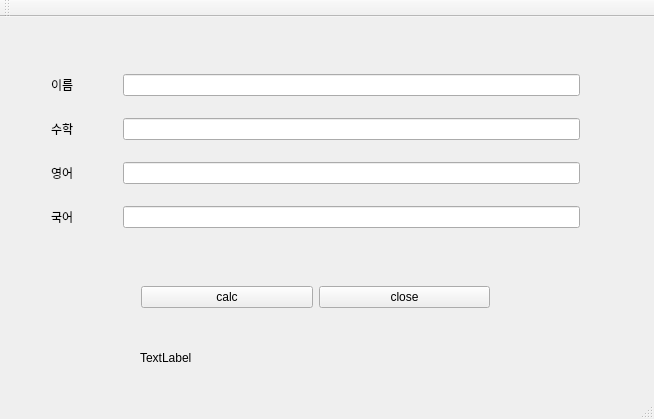
<?xml version="1.0" encoding="UTF-8"?>
<ui version="4.0">
 <class>LineEdit</class>
 <widget class="QMainWindow" name="LineEdit">
  <property name="geometry">
   <rect>
    <x>0</x>
    <y>0</y>
    <width>654</width>
    <height>419</height>
   </rect>
  </property>
  <property name="windowTitle">
   <string>LineEdit</string>
  </property>
  <widget class="QWidget" name="centralWidget">
   <widget class="QWidget" name="gridLayoutWidget">
    <property name="geometry">
     <rect>
      <x>40</x>
      <y>30</y>
      <width>551</width>
      <height>211</height>
     </rect>
    </property>
    <layout class="QGridLayout" name="gridLayout">
     <item row="2" column="0">
      <widget class="QLabel" name="label">
       <property name="text">
        <string>이름         </string>
       </property>
      </widget>
     </item>
     <item row="5" column="0">
      <widget class="QLabel" name="label_3">
       <property name="text">
        <string>영어</string>
       </property>
      </widget>
     </item>
     <item row="4" column="0">
      <widget class="QLabel" name="label_2">
       <property name="text">
        <string>수학</string>
       </property>
      </widget>
     </item>
     <item row="6" column="0">
      <widget class="QLabel" name="label_4">
       <property name="text">
        <string>국어             </string>
       </property>
      </widget>
     </item>
     <item row="2" column="1">
      <widget class="QLineEdit" name="lineEdit"/>
     </item>
     <item row="4" column="1">
      <widget class="QLineEdit" name="lineEdit_2"/>
     </item>
     <item row="5" column="1">
      <widget class="QLineEdit" name="lineEdit_3"/>
     </item>
     <item row="6" column="1">
      <widget class="QLineEdit" name="lineEdit_4"/>
     </item>
    </layout>
   </widget>
   <widget class="QLabel" name="label_5">
    <property name="geometry">
     <rect>
      <x>140</x>
      <y>320</y>
      <width>361</width>
      <height>41</height>
     </rect>
    </property>
    <property name="text">
     <string>TextLabel</string>
    </property>
   </widget>
   <widget class="QWidget" name="">
    <property name="geometry">
     <rect>
      <x>130</x>
      <y>250</y>
      <width>371</width>
      <height>61</height>
     </rect>
    </property>
    <layout class="QHBoxLayout" name="horizontalLayout">
     <item>
      <widget class="QPushButton" name="pushButton">
       <property name="text">
        <string>calc</string>
       </property>
      </widget>
     </item>
     <item>
      <widget class="QPushButton" name="pushButton_2">
       <property name="text">
        <string>close</string>
       </property>
      </widget>
     </item>
    </layout>
   </widget>
  </widget>
  <widget class="QMenuBar" name="menuBar">
   <property name="geometry">
    <rect>
     <x>0</x>
     <y>0</y>
     <width>654</width>
     <height>22</height>
    </rect>
   </property>
  </widget>
  <widget class="QToolBar" name="mainToolBar">
   <attribute name="toolBarArea">
    <enum>TopToolBarArea</enum>
   </attribute>
   <attribute name="toolBarBreak">
    <bool>false</bool>
   </attribute>
  </widget>
  <widget class="QStatusBar" name="statusBar"/>
 </widget>
 <layoutdefault spacing="6" margin="11"/>
 <resources/>
 <connections/>
</ui>
